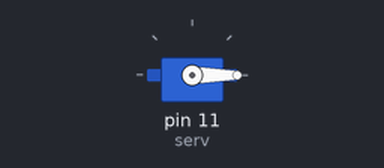
Recording of a sketch running on a simulated Arduino Uno, built with avr-gcc and run on an emulated ATmega328P. Parts: servo.

Above: at 0.05 s.
Timing chart, 0 to 4.6 s (numbered marks = the images above):
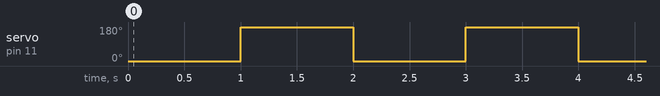

Measured:
- by itself, servo on pin 11 (serv): alternates 180° for 1.0 s and 0° for 1.0 s

The sketch:

simple_servo.ino
```cpp
/*The hello world of servo's*/

#include <Servo.h>

Servo serv;

void setup(){
  serv.attach(11); //Using pin 11
  serv.write(180);
}

void loop(){
  serv.write(0);
  delay(1000);
  serv.write(180);
  delay(1000);
}
```
